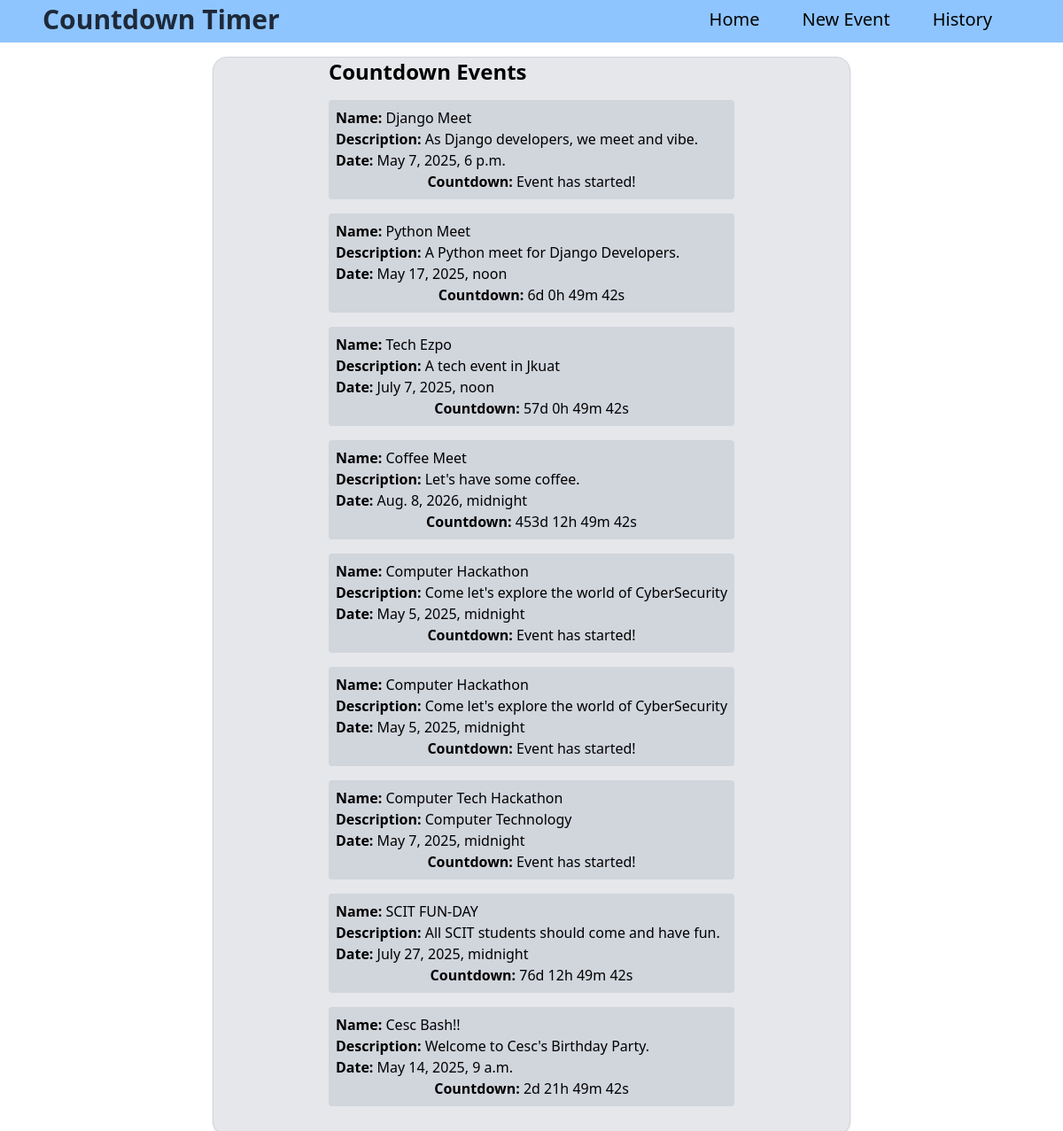
The page / on the database its author committed.
### Event/models.py (models this page shows, shortened)
class Event(models.Model):
    user = models.ForeignKey(User, on_delete=models.CASCADE)
    name = models.CharField(max_length=100)
    description = models.TextField()
    event_date = models.DateTimeField()

### Event/views.py (the view)
# urls.py: path('', views.index, name='index'),
def index(request):
    events = Event.objects.all()
    return render(request, "Event/index.html", {
        'events': events
    })

### templates/Event/index.html (shortened to what this page needs)
{% extends "base.html" %}
{% load static %}
{% block content %}
    <div class="timer-wrapper">
        <div class="timer-container w-[60vw] bg-gray-200 mt-4 rounded-2xl mx-auto border-1 border-gray-300 shadow-sm">
            <div class="flex flex-col items-center h-[100%]">
                <div class="card pb-4 mb-4">
                    <h3 class="text-2xl font-semibold ">Countdown Events</h3>
                    {% for event in events %}
                    <div class="bg-gray-300 p-2 mt-4 rounded-sm">
                        <p><b>Name: </b>{{event.name}}</p>
                        <p><b>Description: </b>{{event.description}}</p>
                        <p><b>Date: </b>{{event.event_date}}</p>
                        <p id="countdown-{{ event.id }}" class="text-center"><b>Countdown: </b></p>
                    </div>
                    {% endfor %}
                </div>
            </div>
        </div>
    </div>
{% endblock content %}

### templates/base.html (shortened to what this page needs)
{% load static %}
<!DOCTYPE html>
<html lang="en">
<head>
    <link rel="stylesheet" href="{% static 'css/base.css' %}">
    <link rel="stylesheet" href="{% static 'css/Event/index.css' %}">
    <script src="https://cdn.jsdelivr.net/npm/@tailwindcss/browser@4"></script>
</head>
<body>
    <nav class="nav-wrapper">
        <div class="nav-container w-[100vw] h-[3rem] bg-blue-300">
            <div class="nav-content flex justify-between">
                <div class="ms-[1rem] py-1 md:ms-[3rem] left">
                    <h3 class="font-semibold text-3xl text-gray-800">Countdown Timer</h3>
                </div>
                <div class="nav-right hidden  md:flex md:space-x-[3rem] md:me-[5rem] md:py-2 md:text-xl">
                    <a href="{% url 'Event:index' %}" class="hover:p-1 hover:bg-blue-500 hover:rounded">Home</a>
                    <a href="{% url 'Event:add-event' %}" class="hover:p-1 hover:bg-blue-500 hover:rounded">New Event</a>
                    <a href="#" class="hover:p-1 hover:bg-blue-500 hover:rounded">History</a>
                </div>
            </div>
        </div>
    </nav>
    {% block content %}{% endblock content %}
</body>
</html>

### rows shown on the page
Event: name "Django Meet", description "As Django developers, we meet and vibe.", event_date "May 7, 2025, 6 p.m."
Event: name "Python Meet", description "A Python meet for Django Developers.", event_date "May 17, 2025, noon"
Event: name "Tech Ezpo", description "A tech event in Jkuat", event_date "July 7, 2025, noon"
Event: name "Coffee Meet", description "Let's have some coffee.", event_date "Aug. 8, 2026, midnight"
Event: name "Computer Hackathon", description "Come let's explore the world of CyberSecurity", event_date "May 5, 2025, midnight"
Event: name "Computer Hackathon", description "Come let's explore the world of CyberSecurity", event_date "May 5, 2025, midnight"
Event: name "Computer Tech Hackathon", description "Computer Technology", event_date "May 7, 2025, midnight"
Event: name "SCIT FUN-DAY", description "All SCIT students should come and have fun.", event_date "July 27, 2025, midnight"
Event: name "Cesc Bash!!", description "Welcome to Cesc's Birthday Party.", event_date "May 14, 2025, 9 a.m."
